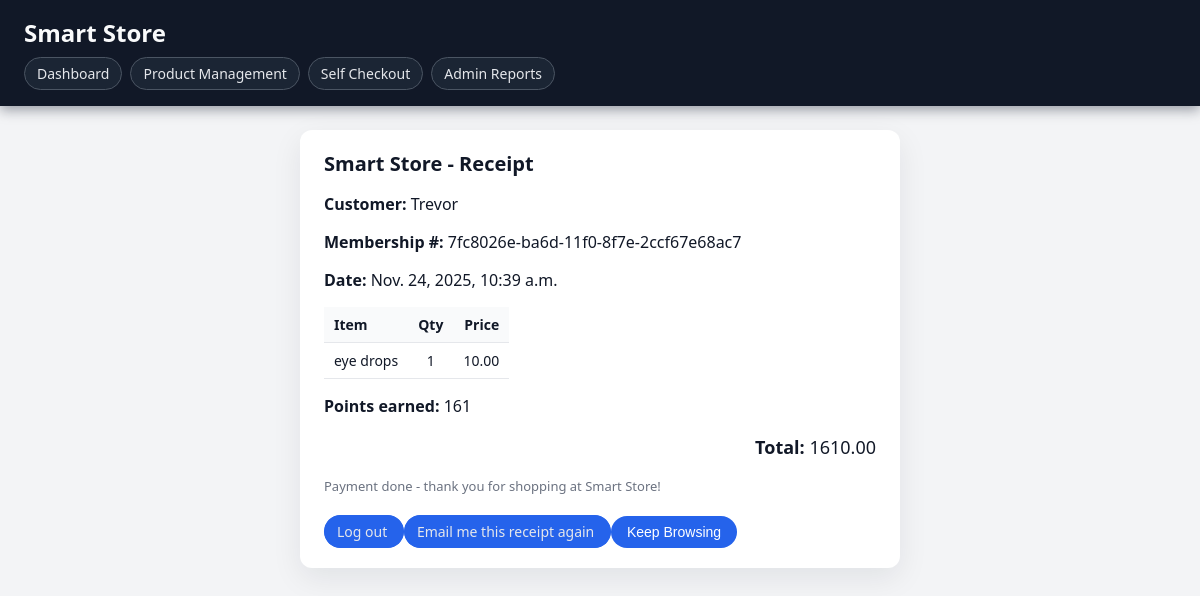
The page /receipt/27/ on the database its author committed.
### phase3/models.py (models this page shows, shortened)
class Customers(models.Model):
    name = models.CharField(max_length=100)
    email = models.CharField(max_length=100, unique=True)
    phone_number = models.CharField(unique=True, max_length=15, blank=True, validators=[RegexValidator(regex=r'^\d{9,15}$')])
    password = models.CharField(null=False)
    membership_id = models.UUIDField(default=uuid.uuid1, editable=False)
    points = models.PositiveIntegerField(default=0, null=False)

class Receipts(models.Model):
    customer_id = models.ForeignKey(Customers, on_delete=models.CASCADE)
    time = models.DateTimeField()
    points_earned = models.IntegerField(default=0)
    total_price = models.IntegerField()

class Receipts_Products(models.Model):
    receipt_id = models.ForeignKey(Receipts, on_delete=models.CASCADE)
    product_id = models.ForeignKey(Products, on_delete=models.CASCADE)
    product_quantity = models.IntegerField()
    class Meta:
        unique_together = ('receipt_id', 'product_id')
        db_table = 'receipts_products'

class Products(models.Model):
    name = models.CharField(max_length=255)
    category = models.CharField(max_length=100)
    price = models.FloatField()
    epc = models.CharField(max_length=50, unique=True)
    upc = models.CharField(max_length=50, unique=True)
    producer_company = models.CharField(max_length=100)
    image_url = models.CharField()
    stock_quantity = models.IntegerField(default=0)
    expiry_date = models.DateField()

### phase3/views.py (the view)
# urls.py: path('receipt/<int:receipt_id>/', views.receipt_detail, name='receipt_detail'),
def receipt_detail(request, receipt_id):
    receipt = get_object_or_404(Receipts, id=receipt_id)
    items = Receipts_Products.objects.filter(receipt_id=receipt).select_related("product_id")
    context = {
        "receipt": receipt,
        "items": items,
        "customer": receipt.customer_id,
    }
    return render(request, "receipt_detail.html", context)

### phase3/templates/receipt_detail.html (shortened to what this page needs)
{% extends "base.html" %}
{% block content %}
<section class="card" style="max-width:600px;margin:0 auto;">
    <h2>Smart Store - Receipt</h2>
    <p><strong>Customer:</strong> {{ customer.name }}</p>
    <p><strong>Membership #:</strong> {{ customer.membership_id }}</p>
    <p><strong>Date:</strong> {{ receipt.time }}</p>
    <table>
        <tr>
            <th>Item</th>
            <th style="text-align:center;">Qty</th>
            <th style="text-align:right;">Price</th>
        </tr>
        {% for item in items %}
        <tr>
            <td>{{ item.product_id.name }}</td>
            <td style="text-align:center;">{{ item.product_quantity }}</td>
            <td style="text-align:right;">
                {{ item.product_id.price|floatformat:2 }}
            </td>
        </tr>
        {% endfor %}
    </table>
    <p><strong>Points earned:</strong> {{ receipt.points_earned }}</p>
    <p style="text-align:right; font-size:18px;">
        <strong>Total:</strong> {{ receipt.total_price|floatformat:2 }}
    </p>
    <p style="font-size:13px; color:#6b7280;">
        Payment done - thank you for shopping at Smart Store!
    </p>
    <a class="btn-checkout" href="{% url 'checkout_logout' %}">
    Log out
</a>
 <a class="btn-checkout" href="{% url 'resend_receipt_email' receipt.id %}">
        Email me this receipt again
    </a>
    <button class="btn secondary" onclick="history.back()">Keep Browsing</button>
</section>
{% endblock %}

### static/css/main.css (style rules this page uses)
*, *::before, *::after { box-sizing: border-box; }
body { margin: 0; font-family: system-ui, -apple-system, BlinkMacSystemFont, "Segoe UI", sans-serif; background: #f3f4f6; color: #111827; }
.btn-checkout { text-decoration: none; padding: 6px 12px; border-radius: 999px; border: 1px solid #4b5563; font-size: 14px; color: #e5e7eb; background: #2563eb; text-align: center; border-color: #2563eb; }
.card { background: #ffffff; border-radius: 12px; padding: 20px 24px; margin-bottom: 24px; box-shadow: 0 10px 30px rgba(15, 23, 42, 0.08); }
.card h2 { margin-top: 0; margin-bottom: 16px; font-size: 20px; color: #111827; }
button[type="submit"], button { border: none; border-radius: 999px; padding: 8px 16px; font-size: 14px; font-weight: 500; cursor: pointer; background: #2563eb; color: #ffffff; margin-top: 8px; }
table { width: 100%; border-collapse: collapse; margin-top: 12px; font-size: 14px; }
th, td { padding: 8px 10px; border-bottom: 1px solid #e5e7eb; }
th { text-align: left; background: #f9fafb; font-weight: 600; }
.card table { display: block; overflow-x: auto; }

### rows shown on the page
Customers: name "Trevor", membership_id "7fc8026e-ba6d-11f0-8f7e-2ccf67e68ac7"
Receipts: time "Nov. 24, 2025, 10:39 a.m.", points_earned "161", total_price "1610.00"
Receipts_Products: product_id.name "eye drops", product_quantity "1", product_id.price "10.00"
